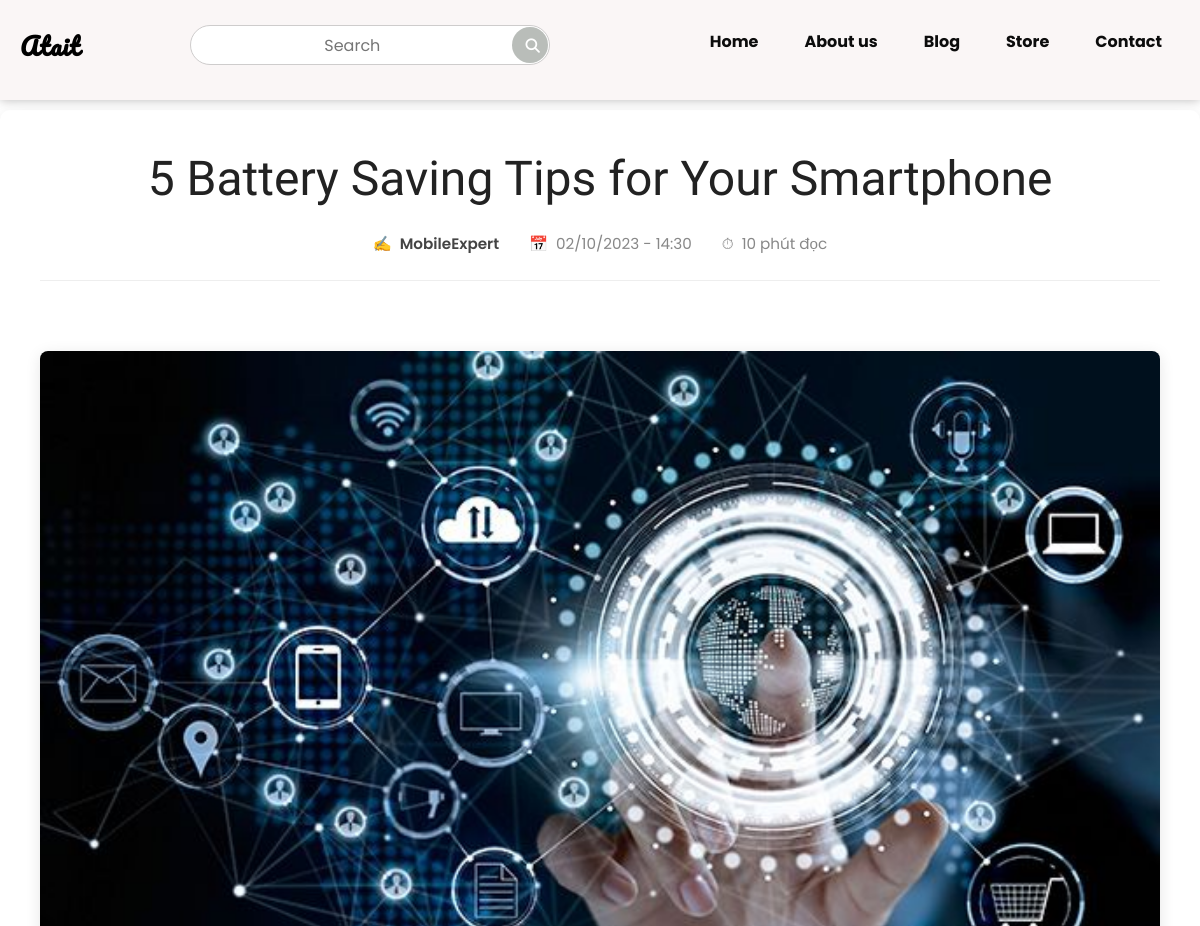
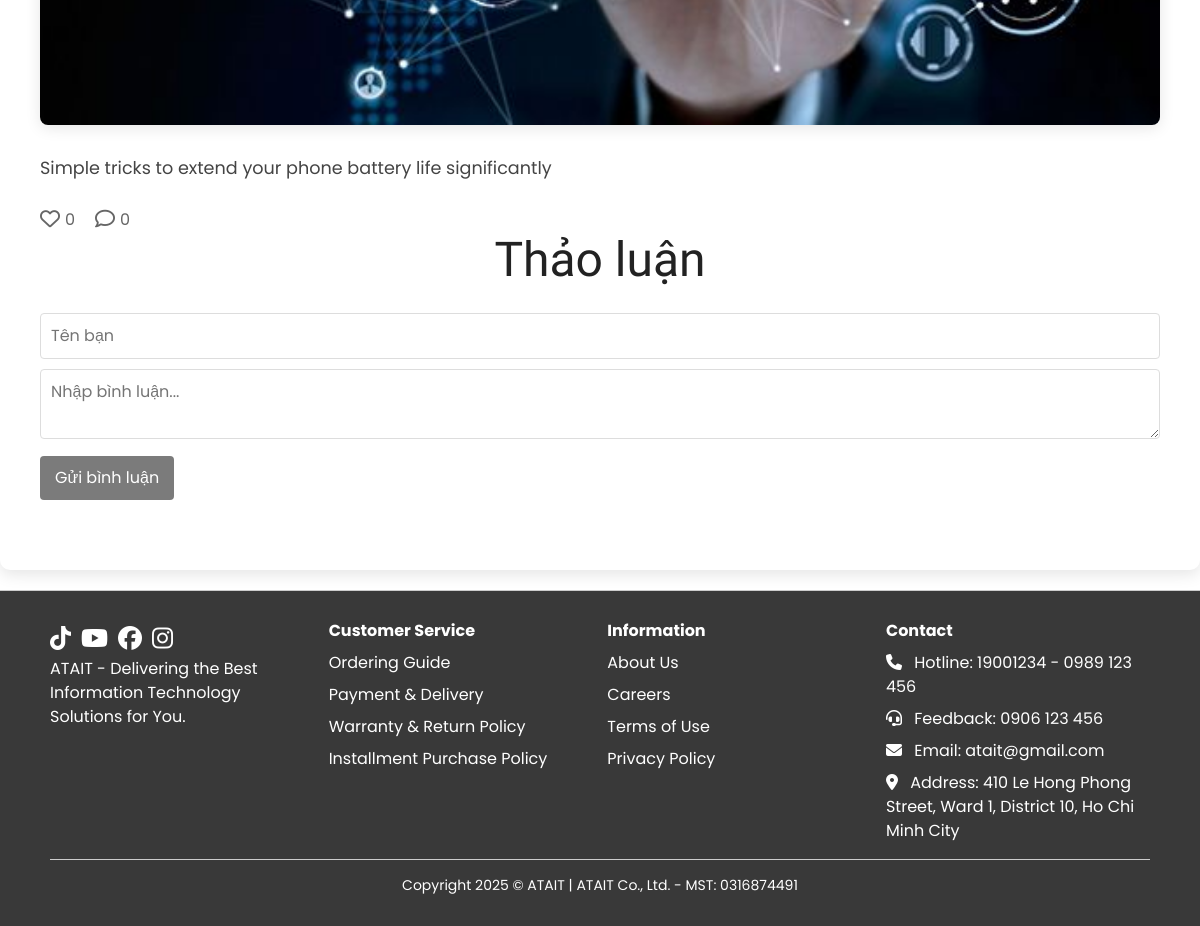
Page /52300173_52300157/public/post.php?id=2 on the committed database (2 pictures, top to bottom).
### tables this page shows
CREATE TABLE `posts` (
  `id` int(11) NOT NULL,
  `title` varchar(255) DEFAULT NULL,
  `author` varchar(100) DEFAULT NULL,
  `content` text DEFAULT NULL,
  `image` varchar(255) DEFAULT NULL,
  `category` varchar(100) DEFAULT NULL,
  `created_at` datetime DEFAULT current_timestamp(),
  `likes_count` int(11) DEFAULT 0
);

### 52300173_52300157/public/post.php (the view, shortened to what this page needs)
<?php
require_once '../config/db.php';
$post_id = isset($_GET['id']) ? intval($_GET['id']) : 0;
$search = isset($_GET['search']) ? $_GET['search'] : '';
try {
    $stmt = $pdo->prepare("SELECT * FROM posts WHERE id = ?");
    $stmt->execute([$post_id]);
    $post = $stmt->fetch(PDO::FETCH_ASSOC);
    $user_ip = $_SERVER['REMOTE_ADDR'];
    $userLikedStmt = $pdo->prepare("SELECT id FROM likes WHERE post_id = ? AND user_ip = ?");
    $userLikedStmt->execute([$post_id, $user_ip]);
    $userLiked = $userLikedStmt->fetch() ? true : false;
    $commentStmt = $pdo->prepare("SELECT * FROM comments WHERE post_id = ? ORDER BY created_at DESC");
    $commentStmt->execute([$post_id]);
    $comments = $commentStmt->fetchAll(PDO::FETCH_ASSOC);
    $likeStmt = $pdo->prepare("SELECT COUNT(*) as like_count FROM likes WHERE post_id = ?");
    $likeStmt->execute([$post_id]);
    $likeCount = $likeStmt->fetch(PDO::FETCH_ASSOC)['like_count'];
} catch (PDOException $e) {
    die("Lỗi CSDL: " . $e->getMessage());
}
?>
<!DOCTYPE html>
<html lang="en">
<head>
    <link rel="stylesheet" href="assets/css/post.css">
    <link rel="stylesheet" href="https://cdnjs.cloudflare.com/ajax/libs/font-awesome/6.6.0/css/all.min.css">
    <link rel="stylesheet" href="https://cdn.jsdelivr.net/npm/swiper@11/swiper-bundle.min.css">
    <link href="https://cdn.jsdelivr.net/npm/bootstrap@5.3.0/dist/css/bootstrap.min.css" rel="stylesheet">
</head>
<body>
      <header>
        <nav class="navbar section-content">
            <a href="home.php" class="nav-logo">
                <h2 class="logo-text">Atait</h2>
            </a>
            <div class="search-box" id="searchBox">
                <form action="blog.php" method="GET">
                    <input type="text" name="search" id="srch" placeholder="Search" value="<?= htmlspecialchars($search) ?>">
                    <button type="submit"><i class="fa fa-search"></i></button>
                </form>
            </div>
            <ul class="nav-menu">
                <li class="nav-item">
                    <a href="home.php" class="nav-link">Home</a>
                </li>
                <li class="nav-item">
                    <a href="home.php" class="nav-link">About us</a>
                </li>
                <li class="nav-item">
                    <a href="blog.php" class="nav-link">Blog</a>
                </li>
                <li class="nav-item">
                    <a href="store.php" class="nav-link">Store</a>
                </li>
                <li class="nav-item">
                    <a href="contact.php" class="nav-link">Contact</a>
                </li>
            </ul>
        </nav>
    </header>
    <main>
        <div class="article-container">
            <main class="article-content">
                <h1 class="article-title"><?= htmlspecialchars($post['title']) ?></h1>
                <div class="article-meta">
                    <span class="author"><?= htmlspecialchars($post['author']) ?></span>
                    <span class="publish-date"><?= date('d/m/Y - H:i', strtotime($post['created_at'])) ?></span>
                    <span class="reading-time">10 phút đọc</span>
                </div>
                <img src="../uploads/<?= htmlspecialchars($post['image']) ?>" alt="Ảnh bài viết" class="article-image">
                <div class="article-text">
                    <?= $post['content'] ?>
                </div>
                <div class="action-section">
                    <button id="likeBtn" class="action-btn">
                        <i class="<?= $userLiked ? 'fas' : 'far' ?> fa-heart"></i>
                        <span id="likeCount" class="action-count"><?= $likeCount ?></span>
                    </button>
                    <div class="comment-info">
                      <i class="far fa-comment"></i>
                      <span id="totalComments"><?= count($comments) ?></span>
                    </div>
                </div>
                <h1 class="title">Thảo luận</h1>
                <form id="commentForm">
                    <input type="text" id="username" placeholder="Tên bạn" required />
                    <textarea id="message" placeholder="Nhập bình luận..." required></textarea>
                    <button type="submit" class="btnnn">Gửi bình luận</button>
                </form>
            </main>
        </div>
    </main>
        <footer class="footer">
            <div class="footer-container">
                <div class="footer-column">
                    <div class="social-icons">
                        <a href="#"><i class="fa-brands fa-tiktok"></i></a>
                        <a href="#"><i class="fa-brands fa-youtube"></i></a>
                        <a href="#"><i class="fa-brands fa-facebook"></i></a>
                        <a href="#"><i class="fa-brands fa-instagram"></i></a>
                    </div>
                    <p>ATAIT - Delivering the Best Information Technology Solutions for You.</p>
                </div>
                <div class="footer-column">
                    <h3>Customer Service</h3>
                    <ul>
                        <li><a href="#">Ordering Guide</a></li>
                        <li><a href="#">Payment & Delivery</a></li>
                        <li><a href="#">Warranty & Return Policy</a></li>
                        <li><a href="#">Installment Purchase Policy</a></li>
                    </ul>
                </div>
                <div class="footer-column">
                    <h3>Information</h3>
                    <ul>
                        <li><a href="#">About Us</a></li>
                        <li><a href="#">Careers</a></li>
                        <li><a href="#">Terms of Use</a></li>
                        <li><a href="#">Privacy Policy</a></li>
                    </ul>
                </div>
                <div class="footer-column">
                    <h3>Contact</h3>
                    <ul class="contact-info">
                        <li><i class="fa-solid fa-phone"></i> Hotline: 19001234 - 0989 123 456</li>
                        <li><i class="fa-solid fa-headset"></i> Feedback: 0906 123 456</li>
                        <li><i class="fa-solid fa-envelope"></i> Email: atait@gmail.com</li>
                        <li><i class="fa-solid fa-location-dot"></i> Address: 410 Le Hong Phong Street, Ward 1, District 10, Ho Chi Minh City</li>
                    </ul>
                </div>
            </div>
            <div class="bottom-footer">
                Copyright 2025 © ATAIT | ATAIT Co., Ltd. - MST: 0316874491
            </div>
        </footer>
</body>
</html>

### rows in the picture
posts: title "5 Battery Saving Tips for Your Smartphone", author "MobileExpert", created_at "02/10/2023 - 14:30", image (picture), content "Simple tricks to extend your phone battery life significantly"

### other values in the picture
$likeCount "0"
count($comments) "0"
